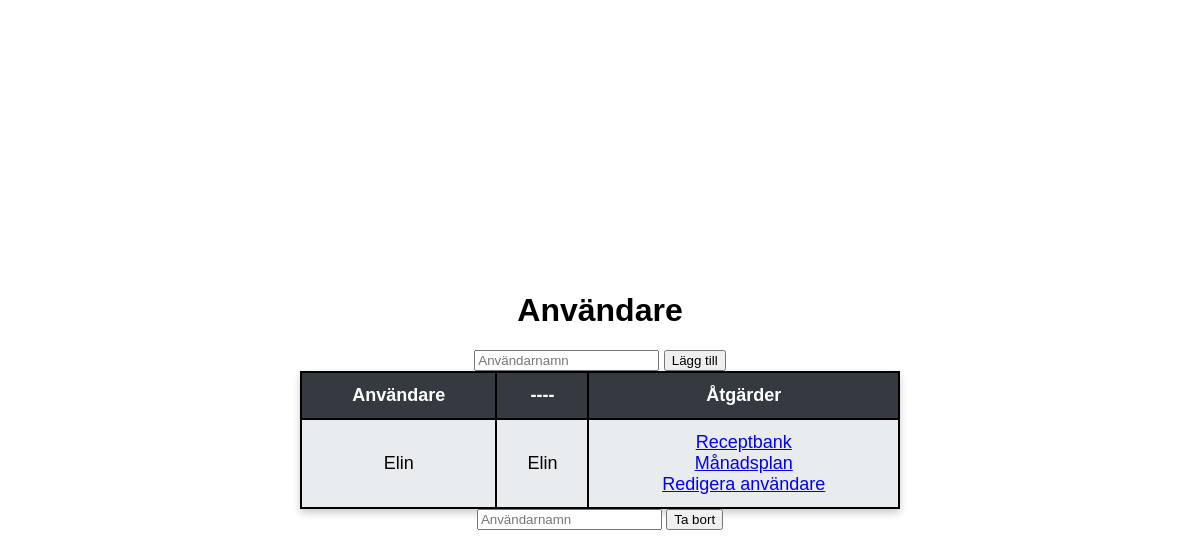
Before: / with the older database file.
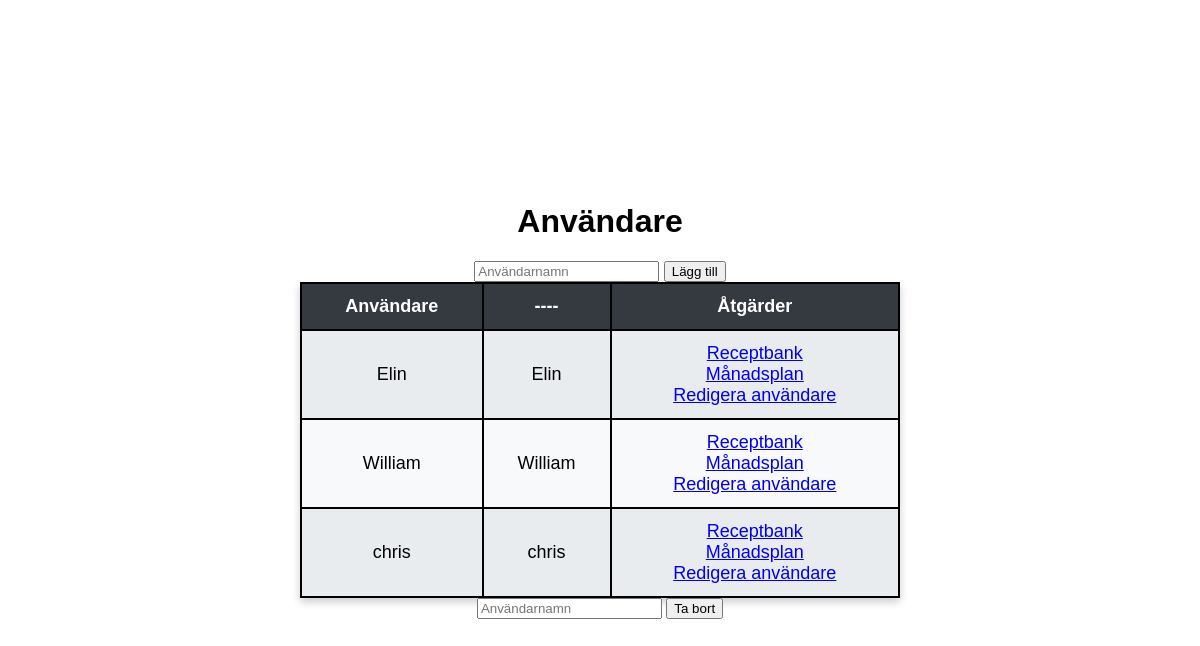
After: the same page with the newer database file.
### models/user.py (models this page shows)
class User(db.Model):
    __tablename__ = 'user'
    id = db.Column(db.Integer, primary_key=True)
    username = db.Column(db.String(100), unique=True, nullable=False)
    recipes = db.relationship('Recipe', backref='user', lazy=True, cascade="all, delete-orphan")  # One-to-Many

### routes/routes.py (the view)
@routes.route('/', methods=['POST', 'GET'])
def index():
    if request.method == 'POST':
        action = request.form.get('action')
        if action == 'add':
            username = request.form.get('add_username')
            return create_user(username)
        elif action == 'remove':
            username = request.form.get('remove_username')
            return remove_user(username)
    else:
        users = User.query.order_by(User.username).all()
        return render_template('index.html', users=users)

### templates/index.html (shortened to what this page needs)
{% extends 'base.html' %}
{% block body %}
<div class="content">
    <h1>Användare</h1>
    <form action="/" method="POST">
        <input type="text" name="add_username" placeholder="Användarnamn" required>
        <button type="submit" name="action" value="add">Lägg till</button>
    </form>
    {% if users|length < 1 %}
    <h4 style="text-align: center">Det finns inga användare registrerade</h4>
    {% else %}
    <table border="1">
        <tr>
            <th>Användare</th>
            <th>----</th>
            <th>Åtgärder</th>
        </tr>
        {% for user in users %}
            <tr>
                <td>{{ user.username }}</td>
                <td>{{ user.username }}</td>
                <td>
                    <a href="/user/{{user.id}}/recipebank">Receptbank</a>
                    <br>
                    <a href="/user/{{user.id}}/planbank">Månadsplan</a>
                    <br>
                    <a href="/user/{{user.id}}/edit">Redigera användare</a>
                </td>
            </tr>
        {% endfor %}
    </table>
    <form action="/" method="POST">
        <input type="text" name="remove_username" placeholder="Användarnamn" required>
        <button type="submit" name="action" value="remove">Ta bort</button>
    </form>
    {% endif %}
</div>
{% endblock %}

### templates/base.html (shortened to what this page needs)
<!DOCTYPE html>
<html lang="en">
<head>
    <link rel="stylesheet" href="{{ url_for('static', filename='css/main.css') }}">
</head>
<body>
    {% block body %} {% endblock %}
</body>
</html>

### static/css/main.css (style rules this page uses)
body { margin: 0; font-family: sans-serif; }
.content { display: flex; justify-content: center; align-items: center; flex-direction: column; min-height: 100vh; margin-bottom: 50px; }
table { width: 80%; max-width: 600px; border-collapse: collapse; background-color: #f8f9fa; box-shadow: 0 4px 8px rgba(0, 0, 0, 0.2); }
th, td { border: 2px solid #000; padding: 12px; text-align: center; font-size: 18px; }
th { background-color: #343a40; color: white; }
tr:nth-child(even) { background-color: #e9ecef; }

Changed rows visible on the page:
added User: username "William"
added User: username "chris"
